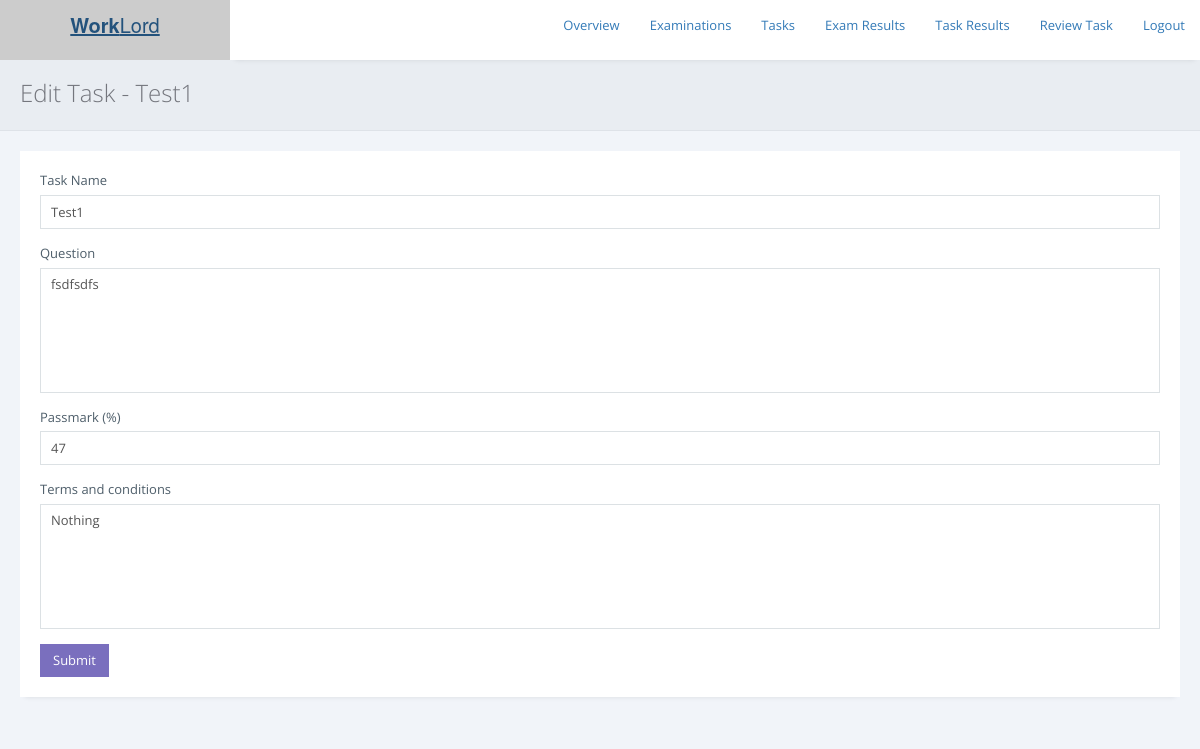
Screenshot of /exams/admin/edit-task.php?tid=TA-413860 with the database file from the repository.
### tables this page shows
CREATE TABLE `tasks` (
  `task_id` varchar(255) NOT NULL,
  `task_name` varchar(255) NOT NULL,
  `passmark` int(255) NOT NULL,
  `terms` longtext NOT NULL,
  `status` varchar(255) NOT NULL DEFAULT 'Inactive',
  `question` longtext NOT NULL
);

### exams/admin/edit-task.php (the view, shortened to what this page needs)
<?php
include 'includes/check_reply.php';
if (isset($_GET['tid'])) {
include '../../db.php';
$task_id = mysqli_real_escape_string($conn, $_GET['tid']);
$sql = "SELECT * FROM tasks WHERE task_id = '$task_id'";
$result = $conn->query($sql);
if ($result->num_rows > 0) {
    while($row = $result->fetch_assoc()) {
	 $tskname = $row['task_name'];
	 $question = $row['question'];
	 $tskpassmark = $row['passmark'];
	 $tskterms = $row['terms'];
    }
} else {
    header("location:./");
}
}else{
	header("location:./");
}
?>
<!DOCTYPE html>
<html>
<head>
<link rel="stylesheet" href="https://cdnjs.cloudflare.com/ajax/libs/twitter-bootstrap/3.3.7/css/bootstrap.min.css">
<link rel="stylesheet" href="https://cdnjs.cloudflare.com/ajax/libs/font-awesome/4.7.0/css/font-awesome.min.css">
<link rel="stylesheet" href="https://cdnjs.cloudflare.com/ajax/libs/ionicons/2.0.1/css/ionicons.min.css">
<link rel="stylesheet" href="../../css/AdminLTE.min.css">
        <link href="../assets/plugins/pace-master/themes/blue/pace-theme-flash.css" rel="stylesheet"/>
        <link href="../assets/plugins/uniform/css/uniform.default.min.css" rel="stylesheet"/>
        <link href="../assets/plugins/bootstrap/css/bootstrap.min.css" rel="stylesheet" type="text/css"/>
        <link href="../assets/plugins/fontawesome/css/font-awesome.css" rel="stylesheet" type="text/css"/>
        <link href="../assets/plugins/line-icons/simple-line-icons.css" rel="stylesheet" type="text/css"/>
        <link href="../assets/plugins/offcanvasmenueffects/css/menu_cornerbox.css" rel="stylesheet" type="text/css"/>
        <link href="../assets/plugins/waves/waves.min.css" rel="stylesheet" type="text/css"/>
        <link href="../assets/plugins/switchery/switchery.min.css" rel="stylesheet" type="text/css"/>
        <link href="../assets/plugins/3d-bold-navigation/css/style.css" rel="stylesheet" type="text/css"/>
        <link href="../assets/plugins/slidepushmenus/css/component.css" rel="stylesheet" type="text/css"/>
        <link href="../assets/plugins/datatables/css/jquery.datatables.min.css" rel="stylesheet" type="text/css"/>
        <link href="../assets/plugins/datatables/css/jquery.datatables_themeroller.css" rel="stylesheet" type="text/css"/>
        <link href="../assets/plugins/x-editable/bootstrap3-editable/css/bootstrap-editable.css" rel="stylesheet" type="text/css">
        <link href="../assets/plugins/bootstrap-datepicker/css/datepicker3.css" rel="stylesheet" type="text/css"/>
		<link href="../assets/plugins/select2/css/select2.min.css" rel="stylesheet" type="text/css"/>
        <link href="../assets/css/modern.min.css" rel="stylesheet" type="text/css"/>
        <link href="../assets/css/themes/green.css" class="theme-color" rel="stylesheet" type="text/css"/>
        <link href="../assets/css/custom.css" rel="stylesheet" type="text/css"/>
        <link href="../assets/css/snack.css" rel="stylesheet" type="text/css"/>
        <link href="../assets/plugins/summernote-master/summernote.css" rel="stylesheet" type="text/css"/>
        <link href="../assets/plugins/bootstrap-datepicker/css/datepicker3.css" rel="stylesheet" type="text/css"/>
        <link href="../assets/plugins/bootstrap-colorpicker/css/colorpicker.css" rel="stylesheet" type="text/css"/>
        <link href="../assets/plugins/bootstrap-tagsinput/bootstrap-tagsinput.css" rel="stylesheet" type="text/css"/>
        <link href="../assets/plugins/bootstrap-timepicker/css/bootstrap-timepicker.min.css" rel="stylesheet" type="text/css"/>
    </head>
    <body <?php if ($ms == "1") { print 'onload="myFunction()"'; } ?> >
        <main class="content-wrap">
<header class="main-header">
    <a href="../../index.php" class="logo logo-bg">
      <span class="logo-lg"><b>Work</b>Lord</span>
    </a>
    <nav class="navbar navbar-static-top">
      <div class="navbar-custom-menu">
        <ul class="nav navbar-nav">
		<li><a href="./">Overview</a></li>
		<li><a href="examinations.php">Examinations</a></li>
		<li><a href="tasks.php">Tasks</a></li>
		<li><a href="results.php">Exam Results</a></li>
		<li><a href="view-taskresults.php">Task Results</a></li>
		<li><a href="reviewtask.php">Review Task</a></li>
		<li><a href="../../logout.php">Logout</a></li>
        </ul>
      </div>
    </nav>
  </header>
            <div class="page-inner">
                <div class="page-title">
                    <h3>Edit Task - <?php echo "$tskname"; ?></h3>
                </div>
                <div id="main-wrapper">
                    <div class="row">
                        <div class="col-md-12">
						<div class="row">
                            <div class="col-md-12">
                                <div class="panel panel-white">
                                    <div class="panel-body">
                                         <form action="pages/update_task.php" method="POST">
										<div class="form-group">
                                            <label for="exampleInputEmail1">Task Name</label>
                                            <input type="text" class="form-control" value="<?php echo"$tskname"; ?>" placeholder="Enter task name" name="task" required autocomplete="off">
                                        </div>
										<div class="form-group">
                                            <label for="exampleInputEmail1">Question</label>
                                            <textarea style="resize: none;" rows="6" class="form-control" placeholder="Enter Question" name="question" required autocomplete="off"><?php echo"$question"; ?></textarea>
                                     </div>
										<div class="form-group">
                                            <label for="exampleInputEmail1">Passmark (%)</label>
                                            <input type="number" class="form-control" value="<?php echo"$tskpassmark"; ?>" placeholder="Enter passmark" name="passmark" required autocomplete="off">
                                        </div>
									<div class="form-group">
                                            <label for="exampleInputEmail1">Terms and conditions</label>
                                            <textarea style="resize: none;" rows="6" class="form-control" placeholder="Enter Terms and conditions" name="instructions" required autocomplete="off"><?php echo"$tskterms"; ?></textarea>
                                     </div>
                                        <button type="submit" class="btn btn-primary">Submit</button>
                                       </form>
                                    </div>
                                </div>
                            </div>
                        </div>
                        </div>
                    </div>
                </div>
            </div>
        </main>
    </body>
</html>

### rows the page displays
tasks: task_name "Test1", task "Test1", question "fsdfsdfs", passmark "47", instructions "Nothing"
